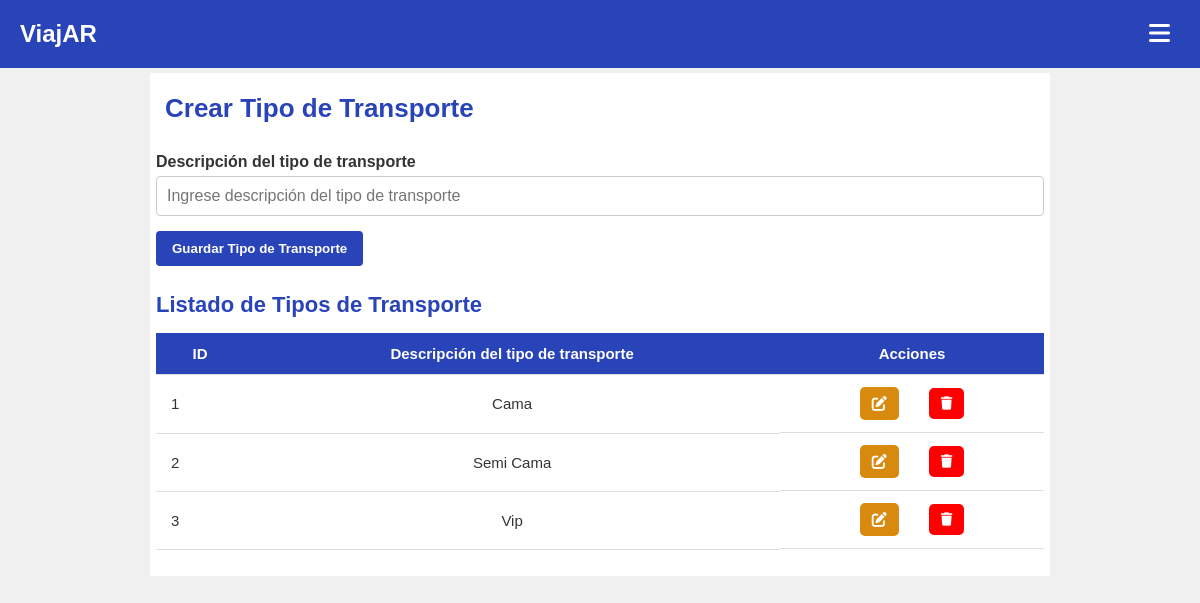
/index.php?page=tipos_transportes (signed in), run on an earlier commit of the app's database.
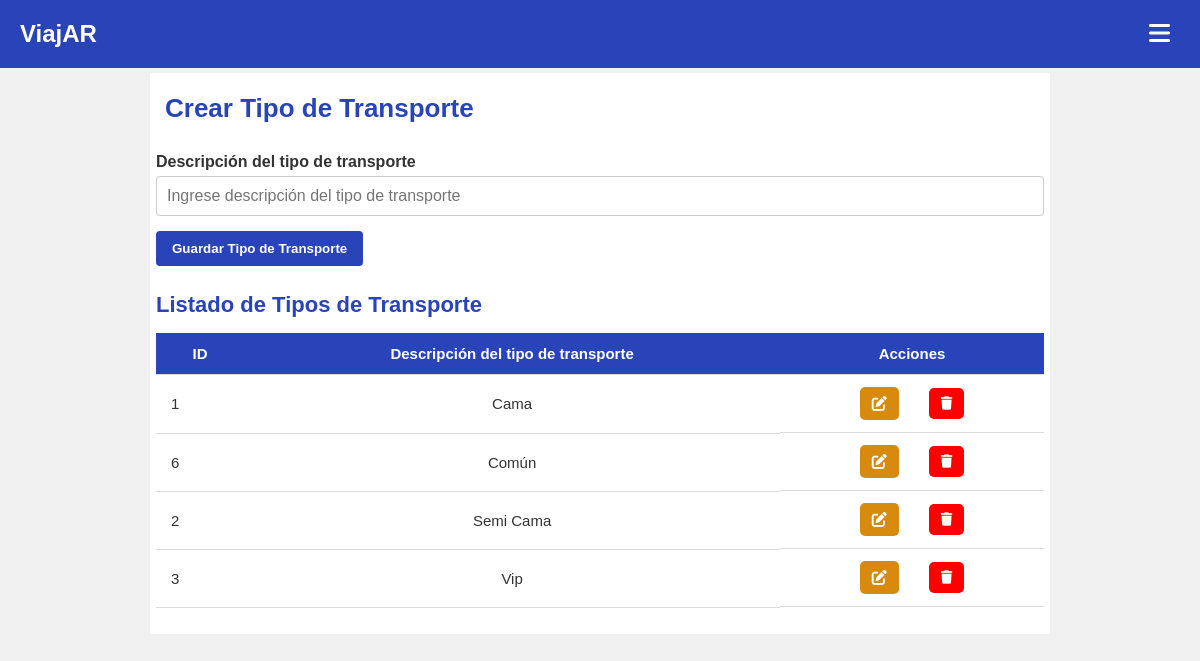
And on a later commit of the database.
### tables this page shows
CREATE TABLE `tipo_transporte` (
  `id_tipo_transporte` int NOT NULL AUTO_INCREMENT,
  `descripcion` varchar(60) DEFAULT NULL,
  `activo` tinyint DEFAULT '1',
  PRIMARY KEY (`id_tipo_transporte`)
);

### index.php (called while the page is built, shortened)
<?php
require_once ('controllers/plantilla.controlador.php');
$plantilla = new PlantillaControlador();
$plantilla -> traer_plantilla();

### models/tipo_transporte.php (called while the page is built, shortened)
<?php
require_once('conexion.php');
class TipoTransporte {
    public function traer_tipos_transportes() {
        $conexion = new Conexion();
        $query = "SELECT * FROM tipo_transporte WHERE activo = 1 ORDER BY descripcion ASC";
        return $conexion->consultar($query);
    }
}

### models/conexion.php (called while the page is built, shortened)
<?php
class Conexion {
    private $con;
    private $servidor;
    private $usuario;
    private $password;
    private $base_datos;
    public function __construct() {
        $this->servidor = 'localhost';
        $this->usuario = 'root';
        $this->password = 'hola';
        $this->base_datos = 'viajar';
    }
    public function conectar() {
        if (!$this->con) {
            $this->con = new mysqli($this->servidor, $this->usuario, $this->password, $this->base_datos);
            $this->con->set_charset("utf8");
        }
        return $this->con;
    }
    public function consultar($query) {
        $resultado = $this->conectar()->query($query);
        $data = [];
        if ($resultado && $resultado->num_rows > 0) {
            while ($row = $resultado->fetch_assoc()) {
                $data[] = $row;
            }
        }
        return $data;
    }
}

### views/paginas/tipos_transportes.php (the view, shortened to what this page needs)
<?php
require_once('models/tipo_transporte.php');
require_once('models/conexion.php');
$tipo_transporte_model = new TipoTransporte();
$result_tipos_transportes = $tipo_transporte_model->traer_tipos_transportes();
$editing_mode = false;
$descripcion_form = '';
?>
<!DOCTYPE html>
<html lang="es">
<head>
    <link rel="stylesheet" href="assets/css/listado_usuarios.css?v=1">
    <link rel="stylesheet" href="https://cdnjs.cloudflare.com/ajax/libs/font-awesome/6.0.0-beta3/css/all.min.css">
</head>
<body>
    <div class="container">
        <form method="post" action="controllers/tipos_transportes/tipos_transportes.controlador.php">
            <h1><?php echo $editing_mode ? 'Editar Tipo de Transporte' : 'Crear Tipo de Transporte'; ?></h1>
            <label for="id_tipo_transporte_descripcion">Descripción del tipo de transporte</label>
            <input
                type="text"
                id="id_tipo_transporte_descripcion"
                name="descripcion"
                placeholder="Ingrese descripción del tipo de transporte"
                value="<?php echo $descripcion_form; ?>"
            >
            <button type="submit"><?php echo $editing_mode ? 'Actualizar Tipo de Transporte' : 'Guardar Tipo de Transporte'; ?></button>
        </form>
    </div>
    <div class="container">
        <h2>Listado de Tipos de Transporte</h2>
        <table>
            <thead>
                <tr>
                    <th>ID</th>
                    <th class="nombre-transporte">Descripción del tipo de transporte</th>
                    <th id="acciones">Acciones</th>
                </tr>
            </thead>
            <tbody>
                <?php
                if (empty($result_tipos_transportes)): ?>
                    <tr>
                        <td colspan="4">No hay tipos de transporte registrados.</td>
                    </tr>
                <?php else: ?>
                    <?php foreach($result_tipos_transportes as $tipo_transporte_actual){ ?>
                    <tr>
                        <td><?php echo htmlspecialchars($tipo_transporte_actual['id_tipo_transporte']); ?></td>
                        <td class="nombre-transporte"><?php echo htmlspecialchars($tipo_transporte_actual['descripcion']); ?></td>
                        <td class="acciones-botones">
                            <a id="editar" href="index.php?page=tipos_transportes&id=<?php echo htmlspecialchars($tipo_transporte_actual['id_tipo_transporte']); ?>">
                                <i class="fa-solid fa-pen-to-square" type="button"></i>
                            </a>
                            <form method="post" action="controllers/tipos_transportes/tipos_transportes.controlador.php" onsubmit="return confirm('¿Seguro que quieres eliminar este tipo de transporte?');">
                                <button id="eliminar" type="submit"><i class="fa-solid fa-trash"></i></button>
                            </form>
                        </td>
                    </tr>
                    <?php } ?>
                <?php endif; ?>
            </tbody>
        </table>
    </div>
</body>
</html>

### controllers/plantilla.controlador.php
<?php
class PlantillaControlador {
    public function traer_plantilla() {
        $ruta = __DIR__ . '/../views/plantilla.php';
        if (file_exists($ruta)) {
            return include($ruta);
        } else {
            echo "Error: La plantilla no fue encontrada en $ruta";
            return false;
        }
    }
}

### views/plantilla.php (shortened to what this page needs)
<?php
function guard($id_perfiles) {
    if ($id_perfiles == 2) {
        return true;
    }
    return false;
}
?>
<!DOCTYPE html>
<html lang="es">
<head>
    <link rel="stylesheet" href="assets/css/notificaciones.css">
    <link href="https://cdn.jsdelivr.net/npm/select2@4.1.0-rc.0/dist/css/select2.min.css" rel="stylesheet" />
    <link rel="stylesheet" href="https://cdnjs.cloudflare.com/ajax/libs/font-awesome/6.4.0/css/all.min.css">
    <link rel="stylesheet" href="https://cdn.jsdelivr.net/npm/flatpickr/dist/flatpickr.min.css">
    <?php if (isset($_SESSION['id_perfiles']) && $_SESSION['id_perfiles'] == 2): ?>
        <link rel="stylesheet" href="assets/css/cabecera_admin.css">
    <?php elseif (isset($_SESSION['id_perfiles']) && $_SESSION['id_perfiles'] == 1): ?>
        <link rel="stylesheet" href="assets/css/cabecera_cliente.css">
        <script src="assets/js/cabecera_cliente.js"></script>
    <?php elseif (isset($_SESSION['id_perfiles']) && in_array($_SESSION['id_perfiles'], [3,5,13,14])): ?>
        <link rel="stylesheet" href="assets/css/cabecera_proveedores.css">
        <script src="https://cdnjs.cloudflare.com/ajax/libs/slideout/1.0.1/slideout.min.js"></script>
        <script src="assets/js/cabecera_proveedores.js"></script>
    <?php endif; ?>
</head>
<?php
if (isset($_SESSION['id_perfiles'])) {
    $perfil = $_SESSION['id_perfiles'];
    if ($perfil == 2) {
        include('views/componentes/cabecera.admin.php');
    } elseif (in_array($perfil, [3, 5, 13, 14])) {
        include('views/componentes/cabecera.proveedores.php');
    } elseif ($perfil == 1) {
        include('views/componentes/cabecera.cliente.php');
    } else {
        include('views/componentes/cabecera.php');
    }
} else {
    include('views/componentes/cabecera.php');
}
?>
<div class="container">
<?php
if (isset($_GET['page'])) {
    $pagina = $_GET['page'];
    $paginas_publicas = [
        'login',
        'registro',
        'pantalla_hoteles',
        'pantalla_guias',
        'pantalla_transporte',
        'recuperar_contrasena',
        'cambiar_password',
        'detalle_hotel',
        'detalle_tour',
        'detalle_viaje',
        'pantalla_habitaciones'
    ];
    if (in_array($pagina, $paginas_publicas)) {
        include('views/paginas/' . $pagina . '.php');
    } else {
        if (isset($_SESSION['usuarios_nombre_usuario'])) {
            if (isset($_SESSION['id_perfiles']) && guard($_SESSION['id_perfiles'])) {
                if (file_exists('views/paginas/' . $pagina . '.php')) {
                    include('views/paginas/' . $pagina . '.php');
                } else {
                    include('views/paginas/errores/404.php');
                }
            } else {
                include('views/paginas/errores/403.php');
            }
        } else {
            include('views/paginas/errores/403.php');
        }
    }
} else {
    include('views/paginas/pantalla_hoteles.php');
}
?>
</div>
</body>
</html>

### views/componentes/cabecera.admin.php (shortened to what this page needs)
<div id="main" class="contenido">
    <div class="top-bar">
        <div class="logo">
            <a href="index.php?page=pantalla_hoteles">ViajAR</a>
        </div>
        <div class="right-links">
            <button id="menu-toggle" class="menu-toggle" aria-label="Abrir menú">
                <i class="fa-solid fa-bars"></i>
            </button>
        </div>
    </div>
</div>

### assets/css/cabecera_admin.css (style rules this page uses)
* { margin: 0; padding: 0; box-sizing: border-box; }
html, body { margin: 0; padding: 0; height: 100%; }
.top-bar { background-color: #2943b9; padding: 12px 20px; color: white; display: flex; justify-content: space-between; align-items: center; }
.top-bar .logo a { color: white; font-size: 1.5rem; text-decoration: none; font-weight: bold; }
.menu-toggle { background: none; border: none; font-size: 24px; color: #ffffff; cursor: pointer; padding: 10px; }
.contenido { transition: transform 300ms ease; background-color: #fdfdfd; min-height: auto; }

### assets/css/listado_usuarios.css (style rules this page uses)
* { margin: 0; padding: 0; box-sizing: border-box; }
body { font-family: sans-serif; background-color: #f0f0f0; color: #333; background-size: cover; background-repeat: no-repeat; background-attachment: fixed; padding-top: 0; }
.top-bar { background-color: #2943b9; color: white; display: flex; justify-content: space-between; align-items: center; padding: 10px 20px; position: relative; }
.logo a, .logo-link { color: white; text-decoration: none; font-weight: bold; font-size: 1.5em; }
td.acciones-botones { display: flex; justify-content: center; align-items: center; gap: 30px; }
th.nombre-estado, td.nombre-estado, th.nombre-perfil, td.nombre-perfil, th.nombre-tipo-pago, td.nombre-tipo-pago, th.nombre-tipo-contacto, td.nombre-tipo-contacto, th.nombre-provincia, td.nombre-provincia, th.nombre-acciones, th.nombre-documento, td.nombre-documento, th.nombre-transporte, td.nombre-transporte, th.nombre-motivo-cancelacion, td.nombre-motivo-cancelacion { text-align: center; }
.container { max-width: 900px; margin: 5px auto 20px; padding: 3px; background-color: white; }
form h1 { font-size: 26px; margin-bottom: 20px; padding: 9px; color: #2943b9; }
form label { display: block; margin-bottom: 5px; font-weight: bold; }
form input[type="text"], form input[type="email"], form input[type="password"], form input[type="number"], form select { width: 100%; padding: 10px; margin-bottom: 15px; border: 1px solid #ccc; border-radius: 4px; font-size: 16px; }
form input[type="submit"], form button[type="submit"] { background-color: #2943b9; color: white; padding: 10px 16px; border: none; border-radius: 4px; cursor: pointer; font-weight: bold; transition: background-color 0.3s ease; }
h2 { font-size: 22px; color: #2943b9; margin-bottom: 15px; }
table { width: 100%; border-collapse: collapse; background-color: #fff; }
thead tr { background-color: #2943b9; color: white; }
th, td { padding: 12px 15px; border-bottom: 1px solid #ddd; font-size: 15px; }
a { color: #2943b9; text-decoration: none; font-weight: bold; }
#eliminar { color: white; background-color: red; padding: 8px 12px; border-radius: 5px; font-weight: bold; display: inline-block; text-decoration: none; }
#editar { color: white; background-color: #d78a0e; padding: 8px 12px; border-radius: 5px; font-weight: bold; display: inline-block; text-decoration: none; }

What changed in the data, as far as the page shows it:
added tipo_transporte: id_tipo_transporte "6", descripcion "Común"
